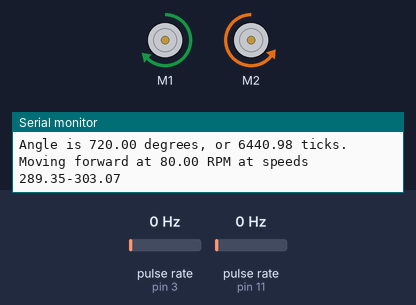
The sketch below on a simulated Arduino Uno, built with avr-gcc and run on an emulated ATmega328P. Parts: 2 × DC motor (green arrow = forward, orange = backward, longer = faster), the last lines printed to the serial monitor. Wiring (inferred from the names in the program): 2 × pulse sensor: data pin 3 / data pin 11. The inputs (shaded band) are chosen by the test bench; at power-on: pulse rate (sensors on pin 3, pin 11) 0 Hz.

Above: at 3.1 s.
At 4.2 s:
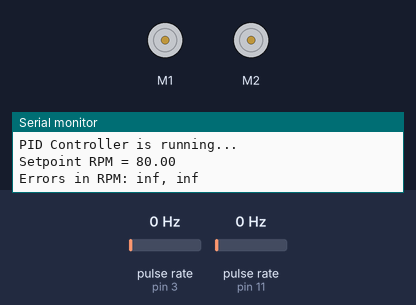
4.3 s: pulse rate (sensor on pin 3) set to 4 Hz
6.5 s: pulse rate (sensor on pin 11) set to 4 Hz
Timing chart, 0 to 9.5 s (numbered marks = the images above; inputs shaded):
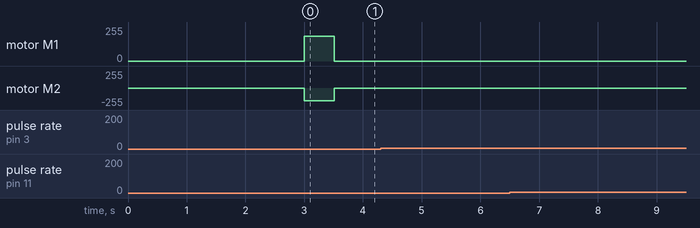

The sketch:

RotateChecklist.ino
```cpp
#include "DualVNH5019MotorShield.h"
#include "PinChangeInterrupt.h"

#define LEFT_ENCODER  3
#define RIGHT_ENCODER 11

// Motor timing
unsigned long currTime = 0;       // updated on every loop
unsigned long startTimeL = 0;    // start timing A interrupts
unsigned long startTimeR = 0;    // start timing B interrupts
unsigned long tickCountL = 0;     // count the A interrupts
unsigned long tickCountR = 0;     // count the B interrupts
unsigned long distanceTicksL = 0;          //distance L
unsigned long distanceTicksR = 0;          //distance R
unsigned long timeWidthL = 0;              // motor A period
unsigned long timeWidthR = 0;              // motor B period
unsigned long printTime = 0;

float setRotation = 0;
float setTickDistance = 0;

const unsigned long SAMPLE_COUNT = 20;

// PID
const unsigned long SAMPLE_TIME = 1000;  // time between PID updates
const unsigned long INT_COUNT = 20;     // sufficient interrupts for accurate timing
double setpointInit;
double setpointL = 150;         // setpoint is rotational speed in Hz
double inputL = 0;              // input is PWM to motors
double prevOutputL = 0;
double outputL = 0;             // output is rotational speed in Hz
double setpointR = 150;         // setpoint is rotational speed in Hz
double inputR = 0;              // input is PWM to motors
double prevOutputR = 0;
double outputR = 0;             // output is rotational speed in Hz
double outputSpeedL = 0;
double outputSpeedR = 0;
double KpL = 3, KiL = 0.1, KdL = 0.1;
double KpR = 3, KiR = 0.1, KdR = 0.1;
double kL1 = KpL + KiL + KdL;
double kL2 = -KpL - 2 * KdL;
double kL3 = KdL;
double kR1 = KpR + KiR + KdR;
double kR2 = -KpR - 2 * KdR;
double kR3 = KdR;
double errorL1 = 0;
double errorL2 = 0;
double errorL3 = 0;
double errorR1 = 0;
double errorR2 = 0;
double errorR3 = 0;
double currRPML;
double currRPMR;

/*double Kp = 0, Ki = 0, Kd = 0;
double k1 = Kp + Ki + Kd;
double k2 = -Kp - 2 * Kd;
double k3 = Kd;*/

DualVNH5019MotorShield md;


void setup() {

  Serial.begin(115200);
  md.init();
  pinMode (LEFT_ENCODER, INPUT); //set digital pin 3 as input
  pinMode (RIGHT_ENCODER, INPUT); //set digital pin 11 as input
  attachPCINT(digitalPinToPCINT(LEFT_ENCODER), incTicksL, HIGH);
  attachPCINT(digitalPinToPCINT(RIGHT_ENCODER), incTicksR, HIGH);
  delay(3000);
  setpointInit = 80;
  setRotation = 720;
  setTickDistance = rotToTicks(setRotation);
  Serial.print("Angle is "); Serial.print(setRotation); Serial.print(" degrees, or "); Serial.print(setTickDistance); Serial.println(" ticks.");
  md.setSpeeds(calculateSpeedL(setpointInit), -calculateSpeedR(setpointInit));
  prevOutputL = calculateSpeedL(setpointInit);
  prevOutputR = calculateSpeedR(setpointInit);
  Serial.print("Moving forward at ");
  Serial.print(setpointInit);
  Serial.print(" RPM at speeds ");
  Serial.print(calculateSpeedL(setpointInit));
  Serial.println(-calculateSpeedR(setpointInit));
  stopIfFault();
  startTimeL = micros();
  startTimeR = micros();
  printTime = micros();

}

void loop() {

  currTime = micros();
  if ((distanceTicksL + distanceTicksR)/2 >= setTickDistance) {
    md.setBrakes(400, 400);
    md.setSpeeds(0, 0);
    Serial.print("Angle of "); Serial.print(setRotation); Serial.println(" degrees reached.");
  }
  else if ((currTime - printTime) >= 500000) {
    currRPML = calculateRPM(timeWidthL);
    currRPMR = calculateRPM(timeWidthR);
    Serial.print("Current speeds: ");
    Serial.print(outputL); Serial.print(", ");
    Serial.println(outputR);
    //Serial.print("Current left time width: ");
    //Serial.print(timeWidthL);
    Serial.print("  Current left motor RPM: ");
    Serial.println(currRPML);
    //Serial.print("Current right time width: ");
    //Serial.print(timeWidthR);
    Serial.print("  Current right motor RPM: ");
    Serial.println(currRPMR);
    pidController();
    Serial.print("Errors in RPM: ");
    Serial.print(errorL1); Serial.print(", "); Serial.println(errorR1);
    printTime = currTime;
    stopIfFault();
  }

}

void incTicksL() {
  tickCountL++;
  if (tickCountL >= SAMPLE_COUNT) {
    timeWidthL = currTime - startTimeL;
    startTimeL = currTime;
    tickCountL = 0;
  }
  distanceTicksL++;
}

void incTicksR() {
  tickCountR++;
  if (tickCountR >= SAMPLE_COUNT) {
    timeWidthR = currTime - startTimeR;
    startTimeR = currTime;
    tickCountR = 0;
  }
  distanceTicksR++;
}
double calculateRPM(double timeWidth) {
  double rpm = 60000000 / ((double)timeWidth / (double)SAMPLE_COUNT) / 562.25 / 2;
  return rpm;
}

double calculateTimeWidth(double rpm) {
  double timeWidth = rpm * 2 * 562.25 / (double)SAMPLE_COUNT / 60000000;
}

double calcRPMfromSpeedL(double speedL) {
  double rpmL = 0.3019 * speedL - 7.3771;
  return rpmL;
}

double calcRPMfromSpeedR(double speedR) {
  double rpmR = 0.2876 * speedR - 7.1982;
  return rpmR;
}

double calculateSpeedL(double rpm) {
  double speedL = 3.3079 * rpm + 24.723;
  return speedL;
}

double calculateSpeedR(double rpm) {
  double speedR = 3.4714 * rpm + 25.354;
  return speedR;
}

void pidController() {

  Serial.println("PID Controller is running...");
  Serial.print("Setpoint RPM = ");
  Serial.println(setpointInit);

  errorL1 = setpointInit - currRPML;
  errorR1 = setpointInit - currRPMR;

  //PID control law


  outputL = prevOutputL + kL1 * errorL1 + kL2 * errorL2 + kL3 * errorL3;
  outputR = prevOutputR + kR1 * errorR1 + kR2 * errorR2 + kR3 * errorR3;

  outputSpeedL = calculateSpeedL(outputL);
  outputSpeedR = calculateSpeedR(outputR);

  md.setSpeeds(outputL, -outputR);

  prevOutputL = outputL;
  prevOutputR = outputR;

  errorL3 = errorL2;
  errorL2 = errorL1;
  errorR3 = errorR2;
  errorR2 = errorR1;

}

float rotToTicks(float angle) {
  float ticks = angle / 360 * 56.2345 / 18.85 * 562.25 * 2 * 0.96;
  return ticks;
}

void stopIfFault()
{
  if (md.getM1Fault())
  {
    Serial.println("M1 fault");
    while (1);
  }
  if (md.getM2Fault())
  {
    Serial.println("M2 fault");
    while (1);
  }
}
```
